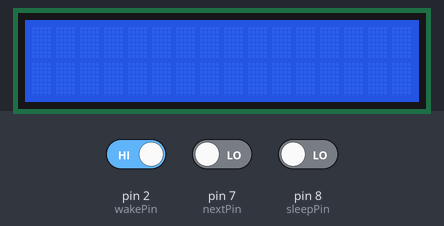
Bench run of a sketch on a simulated Arduino Uno, built with avr-gcc and run on an emulated ATmega328P. On the bench: 16×2 character LCD. Inputs (shaded band) come from the test bench; at power-on: pin 2 (wakePin) HIGH, pin 7 (nextPin) LOW, pin 8 (sleepPin) LOW.

Above: at 1.2 s.
1.3 s: pin 2 (wakePin) driven LOW and pin 7 (nextPin) driven HIGH and pin 8 (sleepPin) driven HIGH
At 2.1 s:
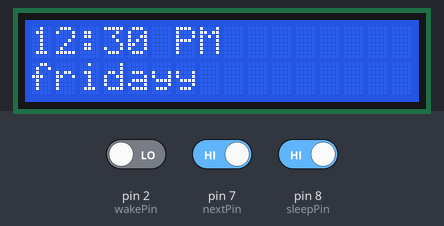
2.8 s: pin 2 (wakePin) driven HIGH
At 3.5 s:
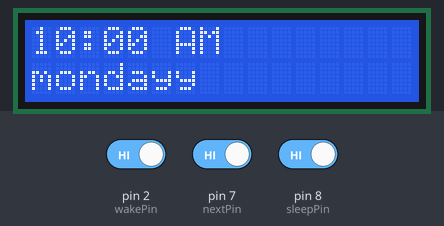
4.3 s: pin 2 (wakePin) driven LOW
At 4.32 s:
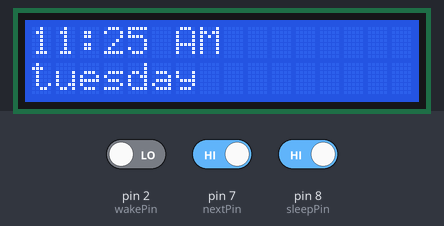
Timing chart, 0 to 7.3 s (numbered marks = the images above; inputs shaded):
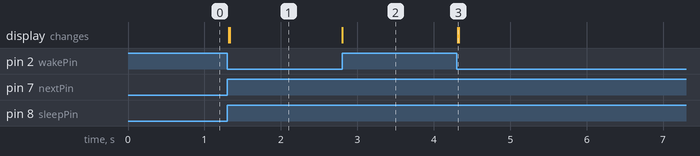

The sketch:

LCD-class-end.ino
```cpp
//Reed Simon
//1.0.2
//17.04.25

#include <LiquidCrystal.h>
#include <avr/sleep.h>

LiquidCrystal lcd(12, 11, 6, 5, 4, 3);

const int wakePin = 2;
const int nextPin = 7;
const int sleepPin = 8;

int day = 1;

void wakeUpNow(){
    //this executes before going back to loop after waking up
    if(day <= 3){
        day++;
    }else{
        day = 1;
    }
}

void setup(){
    lcd.begin(16,2);
    lcd.setCursor(0,0);

    pinMode(sleepPin, INPUT);
    pinMode(nextPin, INPUT);
    pinMode(wakePin, INPUT_PULLUP);
    attachInterrupt(0, wakeUpNow, LOW);
}

void sleepNow(){
    set_sleep_mode(SLEEP_MODE_PWR_DOWN);
    sleep_enable();
    attachInterrupt(0, wakeUpNow, LOW);
    sleep_mode();
    //This is where the board wakes up
    sleep_disable();
    detachInterrupt(0);
}

void nextLoop(){
    while(digitalRead(nextPin) == HIGH && digitalRead(sleepPin) == HIGH){
        if(digitalRead(nextPin) == HIGH && digitalRead(sleepPin) == HIGH){
        switch(day){
            case 1:
                lcd.setCursor(0, 0);
                lcd.print("10:00 AM");
                lcd.setCursor(0, 1);
                lcd.print("monday");
                break;
            case 2:
                lcd.setCursor(0,0);
                lcd.print("11:25 AM");
                lcd.setCursor(0, 1);
                lcd.print("tuesday");
                break;
            case 3:
                lcd.setCursor(0, 0);
                lcd.print("12:30 PM");
                lcd.setCursor(0, 1);
                lcd.print("friday");
                break;
            default:
                day = 1;
        }
        }
    }
    return;
}

void loop(){
    if(digitalRead(sleepPin) == HIGH && digitalRead(nextPin) == HIGH){
        //nextLoop();
        if(day == 1){
            lcd.setCursor(0, 0);
            lcd.print("10:00 AM");
            lcd.setCursor(0, 1);
            lcd.print("monday");
        } else if(day == 2){
            lcd.setCursor(0,0);
            lcd.print("11:25 AM");
            lcd.setCursor(0, 1);
            lcd.print("tuesday");
        } else if(day == 3){
            lcd.setCursor(0, 0);
            lcd.print("12:30 PM");
            lcd.setCursor(0, 1);
            lcd.print("friday");
        }
    } else if(digitalRead(sleepPin) == HIGH && digitalRead(nextPin) == LOW){
                if(day <= 3 && nextPin == LOW){
            day++;
        }else{
            day = 1;
        }
        //nextLoop();
    } else if(digitalRead(sleepPin) == LOW && digitalRead(nextPin) == HIGH){
        sleepNow();
    }
}
```

Measured:
- after the input at 1.3 s, the display: first changes at once (image 1 shows a later state)
- after the input at 2.8 s, the display: changes at once (image 2)
- after the input at 4.3 s, the display: changes at once (image 3)
